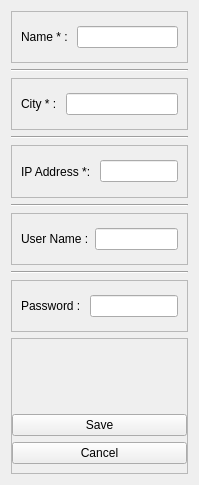
                                         <widget class="QWidget" name="scrollAreaWidgetContents">
                                          <property name="geometry">
                                           <rect>
                                            <x>0</x>
                                            <y>0</y>
                                            <width>199</width>
                                            <height>485</height>
                                           </rect>
                                          </property>
                                          <layout class="QVBoxLayout" name="verticalLayout_5">
                                           <item>
                                            <widget class="QFrame" name="frame_54">
                                             <property name="frameShape">
                                              <enum>QFrame::Shape::StyledPanel</enum>
                                             </property>
                                             <property name="frameShadow">
                                              <enum>QFrame::Shadow::Raised</enum>
                                             </property>
                                             <layout class="QHBoxLayout" name="horizontalLayout_35">
                                              <item>
                                               <widget class="QLabel" name="label_22">
                                                <property name="text">
                                                 <string>Name * : </string>
                                                </property>
                                               </widget>
                                              </item>
                                              <item>
                                               <widget class="QLineEdit" name="name_input_modify">
                                                <property name="maximumSize">
                                                 <size>
                                                  <width>140</width>
                                                  <height>16777215</height>
                                                 </size>
                                                </property>
                                                <property name="cursor">
                                                 <cursorShape>ArrowCursor</cursorShape>
                                                </property>
                                                <property name="styleSheet">
                                                 <string notr="true"/>
                                                </property>
                                               </widget>
                                              </item>
                                             </layout>
                                            </widget>
                                           </item>
                                           <item>
                                            <widget class="Line" name="line_10">
                                             <property name="orientation">
                                              <enum>Qt::Orientation::Horizontal</enum>
                                             </property>
                                            </widget>
                                           </item>
                                           <item>
                                            <widget class="QFrame" name="frame_55">
                                             <property name="frameShape">
                                              <enum>QFrame::Shape::StyledPanel</enum>
                                             </property>
                                             <property name="frameShadow">
                                              <enum>QFrame::Shadow::Raised</enum>
                                             </property>
                                             <layout class="QHBoxLayout" name="horizontalLayout_36">
                                              <item>
                                               <widget class="QLabel" name="label_20">
                                                <property name="text">
                                                 <string>City * : </string>
                                                </property>
                                               </widget>
                                              </item>
                                              <item>
                                               <widget class="QLineEdit" name="city_input_modify">
                                                <property name="maximumSize">
                                                 <size>
                                                  <width>140</width>
                                                  <height>16777215</height>
                                                 </size>
                                                </property>
                                                <property name="cursor">
                                                 <cursorShape>ArrowCursor</cursorShape>
                                                </property>
                                                <property name="styleSheet">
                                                 <string notr="true"/>
                                                </property>
                                               </widget>
                                              </item>
                                             </layout>
                                            </widget>
                                           </item>
                                           <item>
                                            <widget class="Line" name="line_11">
                                             <property name="orientation">
                                              <enum>Qt::Orientation::Horizontal</enum>
                                             </property>
                                            </widget>
                                           </item>
                                           <item>
                                            <widget class="QFrame" name="frame_56">
                                             <property name="frameShape">
                                              <enum>QFrame::Shape::StyledPanel</enum>
                                             </property>
                                             <property name="frameShadow">
                                              <enum>QFrame::Shadow::Raised</enum>
                                             </property>
                                             <layout class="QHBoxLayout" name="horizontalLayout_37">
                                              <item>
                                               <widget class="QLabel" name="label_26">
                                                <property name="text">
                                                 <string>IP Address *: </string>
                                                </property>
                                               </widget>
                                              </item>
                                              <item>
                                               <widget class="QLineEdit" name="ip_input_modify">
                                                <property name="maximumSize">
                                                 <size>
                                                  <width>140</width>
                                                  <height>16777215</height>
                                                 </size>
                                                </property>
                                                <property name="cursor">
                                                 <cursorShape>ArrowCursor</cursorShape>
                                                </property>
                                                <property name="styleSheet">
                                                 <string notr="true"/>
                                                </property>
                                               </widget>
                                              </item>
                                             </layout>
                                            </widget>
                                           </item>
                                           <item>
                                            <widget class="Line" name="line_12">
                                             <property name="orientation">
                                              <enum>Qt::Orientation::Horizontal</enum>
                                             </property>
                                            </widget>
                                           </item>
                                           <item>
                                            <widget class="QFrame" name="frame_59">
                                             <property name="frameShape">
                                              <enum>QFrame::Shape::StyledPanel</enum>
                                             </property>
                                             <property name="frameShadow">
                                              <enum>QFrame::Shadow::Raised</enum>
                                             </property>
                                             <layout class="QHBoxLayout" name="horizontalLayout_38">
                                              <item>
                                               <widget class="QLabel" name="label_27">
                                                <property name="text">
                                                 <string>User Name :</string>
                                                </property>
                                               </widget>
                                              </item>
                                              <item>
                                               <widget class="QLineEdit" name="username_input_modify">
                                                <property name="maximumSize">
                                                 <size>
                                                  <width>140</width>
                                                  <height>16777215</height>
                                                 </size>
                                                </property>
                                                <property name="styleSheet">
                                                 <string notr="true"/>
                                                </property>
                                               </widget>
                                              </item>
                                             </layout>
                                            </widget>
                                           </item>
                                           <item>
                                            <widget class="Line" name="line_13">
                                             <property name="orientation">
                                              <enum>Qt::Orientation::Horizontal</enum>
                                             </property>
                                            </widget>
                                           </item>
                                           <item>
                                            <widget class="QFrame" name="frame_61">
                                             <property name="frameShape">
                                              <enum>QFrame::Shape::StyledPanel</enum>
                                             </property>
                                             <property name="frameShadow">
                                              <enum>QFrame::Shadow::Raised</enum>
                                             </property>
                                             <layout class="QHBoxLayout" name="horizontalLayout_39">
                                              <item>
                                               <widget class="QLabel" name="label_29">
                                                <property name="text">
                                                 <string>Password : </string>
                                                </property>
                                               </widget>
                                              </item>
                                              <item>
                                               <widget class="QLineEdit" name="password_input_modify">
                                                <property name="maximumSize">
                                                 <size>
                                                  <width>140</width>
                                                  <height>16777215</height>
                                                 </size>
                                                </property>
                                                <property name="styleSheet">
                                                 <string notr="true"/>
                                                </property>
                                               </widget>
                                              </item>
                                             </layout>
                                            </widget>
                                           </item>
                                           <item>
                                            <widget class="QFrame" name="ddddddd">
                                             <property name="enabled">
                                              <bool>true</bool>
                                             </property>
                                             <property name="frameShape">
                                              <enum>QFrame::Shape::StyledPanel</enum>
                                             </property>
                                             <property name="frameShadow">
                                              <enum>QFrame::Shadow::Raised</enum>
                                             </property>
                                             <layout class="QVBoxLayout" name="verticalLayout_30">
                                              <property name="leftMargin">
                                               <number>0</number>
                                              </property>
                                              <property name="rightMargin">
                                               <number>0</number>
                                              </property>
                                              <item>
                                               <widget class="MessageWidget" name="modify_station_message" native="true">
                                                <property name="minimumSize">
                                                 <size>
                                                  <width>0</width>
                                                  <height>60</height>
                                                 </size>
                                                </property>
                                                <property name="styleSheet">
                                                 <string notr="true"/>
                                                </property>
                                               </widget>
                                              </item>
                                              <item>
                                               <widget class="QPushButton" name="btn_modify_save">
                                                <property name="enabled">
                                                 <bool>true</bool>
                                                </property>
                                                <property name="styleSheet">
                                                 <string notr="true"/>
                                                </property>
                                                <property name="text">
                                                 <string>Save</string>
                                                </property>
                                                <property name="styleClass" stdset="0">
                                                 <string>fillBlueButton</string>
                                                </property>
                                               </widget>
                                              </item>
                                              <item>
                                               <widget class="QPushButton" name="btn_modify_cancel">
                                                <property name="styleSheet">
                                                 <string notr="true"/>
                                                </property>
                                                <property name="text">
                                                 <string>Cancel</string>
                                                </property>
                                                <property name="styleClass" stdset="0">
                                                 <string>borderBlueButton</string>
                                                </property>
                                               </widget>
                                              </item>
                                             </layout>
                                            </widget>
                                           </item>
                                          </layout>
                                         </widget>
